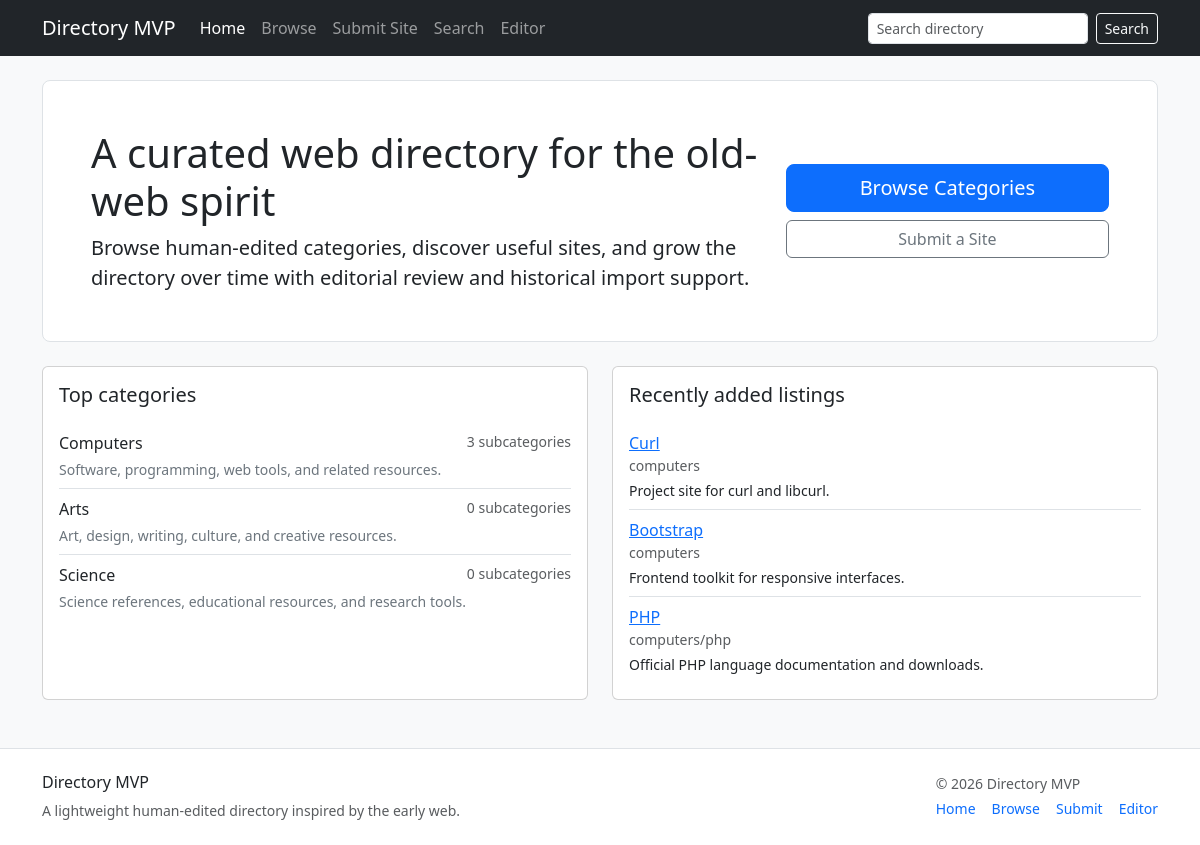
The page / on the database its author committed.
### tables this page shows
CREATE TABLE categories (
    id INT UNSIGNED AUTO_INCREMENT PRIMARY KEY,
    parent_id INT UNSIGNED NULL,
    slug VARCHAR(150) NOT NULL,
    path VARCHAR(500) NOT NULL,
    name VARCHAR(150) NOT NULL,
    description TEXT NULL,
    sort_order INT NOT NULL DEFAULT 0,
    is_active TINYINT(1) NOT NULL DEFAULT 1,
    source_type ENUM('manual','dmoz_import') NOT NULL DEFAULT 'manual',
    source_key VARCHAR(255) NULL,
    import_batch_id INT UNSIGNED NULL,
    created_at DATETIME NOT NULL DEFAULT CURRENT_TIMESTAMP,
    updated_at DATETIME NOT NULL DEFAULT CURRENT_TIMESTAMP,
    CONSTRAINT fk_categories_parent FOREIGN KEY (parent_id) REFERENCES categories(id) ON DELETE SET NULL,
    UNIQUE KEY uq_categories_path (path(191)),
    KEY idx_categories_parent (parent_id),
    KEY idx_categories_slug (slug),
    KEY idx_categories_import_batch (import_batch_id)
);

CREATE TABLE sites (
    id INT UNSIGNED AUTO_INCREMENT PRIMARY KEY,
    category_id INT UNSIGNED NOT NULL,
    title VARCHAR(255) NOT NULL,
    slug VARCHAR(180) NOT NULL,
    url VARCHAR(2083) NOT NULL,
    normalized_url VARCHAR(2083) NULL,
    description TEXT NOT NULL,
    language_code VARCHAR(10) NULL,
    country_code VARCHAR(10) NULL,
    status ENUM('active','dead','flagged') NOT NULL DEFAULT 'active',
    source_type ENUM('manual','submission','dmoz_import') NOT NULL DEFAULT 'manual',
    source_key VARCHAR(255) NULL,
    original_title VARCHAR(255) NULL,
    original_description TEXT NULL,
    original_url VARCHAR(2083) NULL,
    import_batch_id INT UNSIGNED NULL,
    submitted_by_user_id INT UNSIGNED NULL,
    is_reviewed TINYINT(1) NOT NULL DEFAULT 1,
    approved_at DATETIME NULL,
    is_active TINYINT(1) NOT NULL DEFAULT 1,
    created_at DATETIME NOT NULL DEFAULT CURRENT_TIMESTAMP,
    updated_at DATETIME NOT NULL DEFAULT CURRENT_TIMESTAMP,
    CONSTRAINT fk_sites_category FOREIGN KEY (category_id) REFERENCES categories(id) ON DELETE CASCADE,
    CONSTRAINT fk_sites_submitted_by FOREIGN KEY (submitted_by_user_id) REFERENCES users(id) ON DELETE SET NULL,
    KEY idx_sites_category (category_id),
    KEY idx_sites_status (status),
    KEY idx_sites_source_type (source_type),
    KEY idx_sites_import_batch (import_batch_id),
    UNIQUE KEY uq_sites_normalized_url (normalized_url(191))
);

### app/Core/Controller.php (called while the page is built, shortened)
<?php
class Controller
{
    protected function view(string $view, array $data = []): void
    {
        $data['headerSearchQuery'] = $data['headerSearchQuery'] ?? trim((string) ($_GET['q'] ?? ''));
        extract($data, EXTR_SKIP);
        $viewFile = dirname(__DIR__) . '/Views/' . $view . '.php';
        require dirname(__DIR__) . '/Views/layouts/header.php';
        require $viewFile;
        require dirname(__DIR__) . '/Views/layouts/footer.php';
    }
}

### app/Controllers/HomeController.php (called while the page is built, shortened)
<?php
class HomeController extends Controller
{
    public function index(): void
    {
        $categoryModel = new Category($this->db);
        $siteModel = new Site($this->db);
        $this->view('home/index', [
            'categories' => $categoryModel->topLevel(),
            'latestSites' => $siteModel->latest(),
            'pageTitle' => 'Home',
        ]);
    }
}

### public/index.php (called while the page is built, shortened)
<?php
$basePath = dirname(__DIR__);
require $basePath . '/app/helpers.php';
$appConfig = require $basePath . '/config/app.php';
$dbConfig = require $basePath . '/config/database.php';
$db = new App\Core\Database($dbConfig);
$router = new App\Core\Router();
$router->dispatch($_SERVER['REQUEST_METHOD'], $_SERVER['REQUEST_URI'], $db, $appConfig);

### app/helpers.php (called while the page is built, shortened)
<?php
function config(string $key, $default = null)
{
    $config = $GLOBALS['app_config'] ?? [];
    return $config[$key] ?? $default;
}
function e(?string $value): string
{
    return htmlspecialchars((string) $value, ENT_QUOTES, 'UTF-8');
}
function base_url(string $path = ''): string
{
    $base = rtrim((string) config('base_url', ''), '/');
    $path = '/' . ltrim($path, '/');
    if ($base === '') {
        return $path;
    }
    return $base . $path;
}
function request_path(): string
{
    $uri = $_SERVER['REQUEST_URI'] ?? '/';
    return parse_url($uri, PHP_URL_PATH) ?: '/';
}

### app/Core/Database.php (called while the page is built, shortened)
<?php
class Database
{
    private PDO $pdo;
    public function __construct(array $config)
    {
        $dsn = sprintf(
            'mysql:host=%s;port=%d;dbname=%s;charset=%s',
            $config['host'],
            $config['port'],
            $config['database'],
            $config['charset']
        );
        $this->pdo = new PDO($dsn, $config['username'], $config['password'], [
            PDO::ATTR_ERRMODE => PDO::ERRMODE_EXCEPTION,
            PDO::ATTR_DEFAULT_FETCH_MODE => PDO::FETCH_ASSOC,
        ]);
    }
    public function query(string $sql, array $params = []): PDOStatement
    {
        $stmt = $this->pdo->prepare($sql);
        $stmt->execute($params);
        return $stmt;
    }
    public function fetchAll(string $sql, array $params = []): array
    {
        return $this->query($sql, $params)->fetchAll();
    }
}

### app/Models/Category.php (called while the page is built, shortened)
<?php
class Category
{
    protected Database $db;
    public function __construct(Database $db)
    {
        $this->db = $db;
    }
    public function topLevel(): array
    {
        return $this->db->fetchAll(
            "SELECT
                c.*,
                (
                    SELECT COUNT(*)
                    FROM categories c2
                    WHERE c2.parent_id = c.id
                      AND c2.is_active = 1
                ) AS child_count,
                (
                    SELECT COUNT(*)
                    FROM sites s
                    WHERE s.category_id = c.id
                      AND s.is_active = 1
                ) AS site_count
             FROM categories c
             WHERE c.parent_id IS NULL
               AND c.is_active = 1
             ORDER BY c.sort_order ASC, c.name ASC"
        );
    }
}

### app/Models/Site.php (called while the page is built, shortened)
<?php
class Site extends Model
{
    public function latest(int $limit = 8): array
    {
        return $this->db->fetchAll(
            'SELECT s.*, c.name AS category_name, c.path AS category_path
             FROM sites s
             INNER JOIN categories c ON c.id = s.category_id
             WHERE s.is_active = 1
             ORDER BY s.created_at DESC
             LIMIT ' . (int) $limit
        );
    }
}

### app/Views/home/index.php (the view)
<div class="p-4 p-md-5 mb-4 bg-white border rounded-3">
    <div class="row align-items-center">
        <div class="col-lg-8">
            <h1 class="display-6">A curated web directory for the old-web spirit</h1>
            <p class="lead mb-0">Browse human-edited categories, discover useful sites, and grow the directory over time with editorial review and historical import support.</p>
        </div>
        <div class="col-lg-4 mt-4 mt-lg-0">
            <div class="d-grid gap-2">
                <a class="btn btn-primary btn-lg" href="<?= e(base_url('/category')) ?>">Browse Categories</a>
                <a class="btn btn-outline-secondary" href="<?= e(base_url('/submit')) ?>">Submit a Site</a>
            </div>
        </div>
    </div>
</div>
<div class="row g-4">
    <div class="col-lg-6">
        <div class="card h-100">
            <div class="card-body">
                <h2 class="h5">Top categories</h2>
                <div class="list-group list-group-flush mt-3">
                    <?php foreach ($categories as $category): ?>
                        <a class="list-group-item list-group-item-action px-0" href="<?= e(base_url('/category/' . $category['path'])) ?>">
                            <div class="d-flex justify-content-between">
                                <span><?= e($category['name']) ?></span>
                                <span class="text-muted small"><?= (int) $category['child_count'] ?> subcategories</span>
                            </div>
                            <div class="directory-muted small mt-1"><?= e($category['description'] ?? '') ?></div>
                        </a>
                    <?php endforeach; ?>
                </div>
            </div>
        </div>
    </div>
    <div class="col-lg-6">
        <div class="card h-100">
            <div class="card-body">
                <h2 class="h5">Recently added listings</h2>
                <div class="list-group list-group-flush mt-3">
                    <?php foreach ($latestSites as $site): ?>
                        <div class="list-group-item px-0">
                            <div class="d-flex justify-content-between align-items-start gap-3">
                                <div>
                                    <div><a href="<?= e($site['url']) ?>" target="_blank" rel="noopener noreferrer"><?= e($site['title']) ?></a></div>
                                    <div class="small text-muted"><?= e($site['category_path']) ?></div>
                                    <div class="small mt-1"><?= e($site['description']) ?></div>
                                </div>
                            </div>
                        </div>
                    <?php endforeach; ?>
                </div>
            </div>
        </div>
    </div>
</div>

### app/Core/Router.php (shortened to what this page needs)
<?php
class Router
{
    private array $routes = [];
    private function addRoute(string $method, string $pattern, array $handler): void
    {
        $this->routes[] = compact('method', 'pattern', 'handler');
    }
    public function dispatch(string $method, string $uri, Database $db, array $appConfig): void
    {
        $path = parse_url($uri, PHP_URL_PATH) ?: '/';
        foreach ($this->routes as $route) {
            $params = $this->match($route['pattern'], $path);
            [$controllerClass, $action] = $route['handler'];
            $controller = new $controllerClass($db, $appConfig);
            $controller->$action(...array_values($params));
            return;
        }
    }
    private function match(string $pattern, string $path): ?array
    {
        $params = [];
        return $params;
    }
}

### app/Views/layouts/header.php (shortened to what this page needs)
<?php
$currentPath = request_path();
$headerSearchQuery = $headerSearchQuery ?? '';
?>
<!doctype html>
<html lang="en">
<head>
    <link href="https://cdn.jsdelivr.net/npm/bootstrap@5.3.3/dist/css/bootstrap.min.css" rel="stylesheet">
    <link href="<?= e(base_url('/assets/css/app.css')) ?>" rel="stylesheet">
</head>
<body class="bg-light">
<nav class="navbar navbar-expand-lg navbar-dark bg-dark">
    <div class="container">
        <a class="navbar-brand" href="<?= e(base_url('/')) ?>"><?= e(config('name')) ?></a>
        <div class="collapse navbar-collapse" id="mainNav">
            <ul class="navbar-nav me-auto mb-2 mb-lg-0">
                <li class="nav-item"><a class="nav-link<?= $currentPath === '/' ? ' active' : '' ?>" href="<?= e(base_url('/')) ?>">Home</a></li>
                <li class="nav-item"><a class="nav-link<?= str_starts_with($currentPath, '/category') ? ' active' : '' ?>" href="<?= e(base_url('/category')) ?>">Browse</a></li>
                <li class="nav-item"><a class="nav-link<?= str_starts_with($currentPath, '/submit') ? ' active' : '' ?>" href="<?= e(base_url('/submit')) ?>">Submit Site</a></li>
                <li class="nav-item"><a class="nav-link<?= str_starts_with($currentPath, '/search') ? ' active' : '' ?>" href="<?= e(base_url('/search')) ?>">Search</a></li>
                <li class="nav-item"><a class="nav-link<?= str_starts_with($currentPath, '/editor') ? ' active' : '' ?>" href="<?= e(base_url('/editor')) ?>">Editor</a></li>
            </ul>
            <form class="d-flex" method="get" action="<?= e(base_url('/search')) ?>">
                <input class="form-control form-control-sm me-2" type="search" name="q" placeholder="Search directory" value="<?= e($headerSearchQuery) ?>">
                <button class="btn btn-outline-light btn-sm" type="submit">Search</button>
            </form>
        </div>
    </div>
</nav>
<div class="container my-4">

### app/Views/layouts/footer.php (shortened to what this page needs)
</div>
<footer class="border-top bg-white mt-5 py-4">
    <div class="container d-md-flex justify-content-between align-items-start gap-4">
        <div>
            <h6 class="mb-2"><?= e(config('name')) ?></h6>
            <p class="text-muted mb-0 small">A lightweight human-edited directory inspired by the early web.</p>
        </div>
        <div class="footer-links small text-muted">
            <div class="mb-1">&copy; <?= date('Y') ?> <?= e(config('name')) ?></div>
            <div class="d-flex gap-3 flex-wrap">
                <a href="<?= e(base_url('/')) ?>">Home</a>
                <a href="<?= e(base_url('/category')) ?>">Browse</a>
                <a href="<?= e(base_url('/submit')) ?>">Submit</a>
                <a href="<?= e(base_url('/editor')) ?>">Editor</a>
            </div>
        </div>
    </div>
</footer>
</body>
</html>

### public/assets/css/app.css (style rules this page uses)
body { min-height: 100vh; }
.directory-muted { color: #6c757d; }
.footer-links a { text-decoration: none; }

### rows shown on the page
categories: name "Computers", child_count "3", description "Software, programming, web tools, and related resources."
categories: name "Arts", child_count "0", description "Art, design, writing, culture, and creative resources."
categories: name "Science", child_count "0", description "Science references, educational resources, and research tools."
sites: title "Curl", category.path "computers", description "Project site for curl and libcurl."
sites: title "Bootstrap", category.path "computers", description "Frontend toolkit for responsive interfaces."
sites: title "PHP", category.path "computers/php", description "Official PHP language documentation and downloads."
